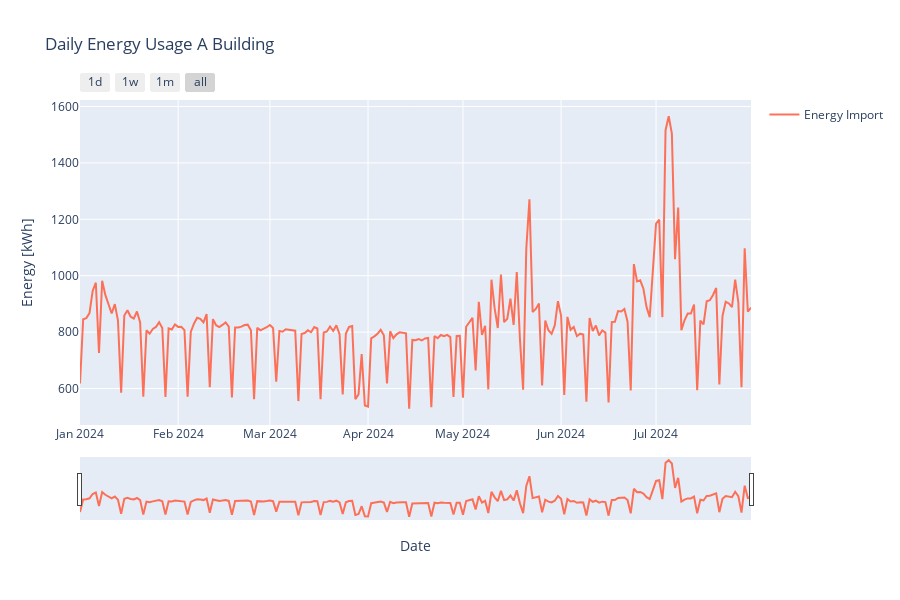

The notebook cell this image was saved under:
### Markdown cell above
## Anomaly Detection

### Code cell
daily_a = pipe.get_daily_consumption(BuilingIdsEnum.A)
# select juli 2024
daily_a_selected = daily_a[(daily_a['timestamp'] >= '2024-01-01') & (daily_a['timestamp'] < '2024-08-01')]
plot_cols =[
    ColumnParam("value_import", "Energy Import"),
]
plot_energy_usage(daily_a_selected, plot_cols,
                  titel="Daily Energy Usage A Building",
                  yaxis_title="Energy [kWh]",
                  tozeroy=False,
                  )

### Figure 1 — Plotly figure (JSON) as saved in the notebook; plotly's stock layout.template omitted (floating-point values rounded to 4 significant figures; data arrays with more than 128 entries replaced by an {"elided": "..."} marker saying what was removed)
{"data": [{"line": {"color": "rgba(255, 99, 71, 0.9)"}, "mode": "lines", "name": "Energy Import", "type": "scatter", "x": {"elided": "213 str values"}, "y": {"elided": "213 float values"}}], "layout": {"height": 600, "hovermode": "x unified", "showlegend": true, "title": {"text": "Daily Energy Usage A Building"}, "xaxis": {"rangeselector": {"buttons": [{"count": 1, "label": "1d", "step": "day", "stepmode": "backward"}, {"count": 7, "label": "1w", "step": "day", "stepmode": "backward"}, {"count": 1, "label": "1m", "step": "month", "stepmode": "backward"}, {"step": "all"}]}, "rangeslider": {"visible": true}, "title": {"text": "Date"}, "type": "date"}, "yaxis": {"title": {"text": "Energy [kWh]"}}}}
